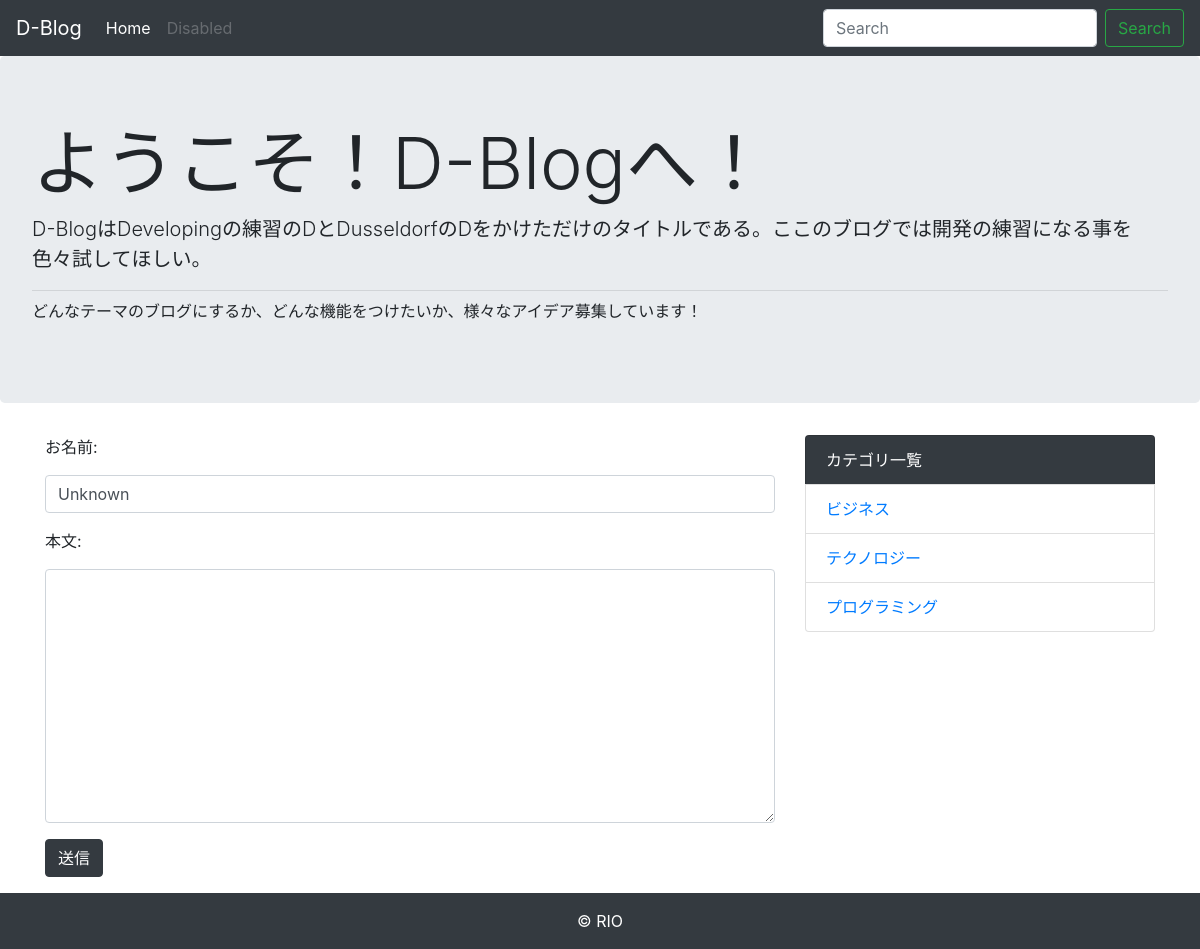
Screenshot of /comment/2/ with the database file from the repository.
### blog/models.py (models this page shows)
class Category(models.Model):
    name = models.CharField('カテゴリ名', max_length= 50)
    created_at = models.DateTimeField('作成日', default=timezone.now)
    def __str__(self):
        return self.name

### blog/views.py (the view, shortened to what this page needs)
# urls.py: path('comment/<int:post_pk>/', views.CommentView.as_view(), name='comment')
class CommentView(generic.CreateView):
    model = Comment
    form_class = CommentCreateForm

### blog/forms.py
class CommentCreateForm(forms.ModelForm):
    def __init__(self, *args, **kwargs):
        super().__init__(*args, **kwargs)
        for field in self.fields.values():
            field.widget.attrs['class'] = 'form-control'
    class Meta:
        model = Comment
        fields = ('name', 'text')

### blog/context_processors.py (called while the page is built)
def common(request):
    context = {
        'category_list': Category.objects.all(),
    }
    return context

### blog/templates/blog/comment_form.html (shortened to what this page needs)
{% extends 'blog/base.html' %}
{% block content %}
<form action="" method="POST">
    {% for field in form %}
    <div class="form-group">
    <label for="{{field.id_for_label}}">{{field.label_tag}}</label>
    {{field}}
    </div>
    {% endfor%}
    <button type='submit' class='btn btn-dark mb-3'>送信</button>
</form>
{% endblock %}

### blog/templates/blog/base.html (shortened to what this page needs)
<!doctype html>
<html lang="ja">
  <head>
    <link rel="stylesheet" href="https://maxcdn.bootstrapcdn.com/bootstrap/4.0.0-beta.2/css/bootstrap.min.css">
  </head>
  <body>
      <nav class="navbar navbar-expand-lg navbar-dark bg-dark">
          <a class="navbar-brand" href="#">D-Blog</a>
          <div class="collapse navbar-collapse" id="navbarSupportedContent">
            <ul class="navbar-nav mr-auto">
              <li class="nav-item active">
                <a class="nav-link" href="{% url 'blog:index' %}">Home</a>
              </li>
              <li class="nav-item">
                <a class="nav-link disabled" href="#">Disabled</a>
              </li>
            </ul>
            <form class="form-inline my-2 my-lg-0" method="GET" action="{% url 'blog:index' %}">
              <input class="form-control mr-sm-2" type="text" placeholder="Search" aria-label="Search" name="keyword">
              <button class="btn btn-outline-success my-2 my-sm-0" type="submit">Search</button>
            </form>
          </div>
        </nav>
        <div class="jumbotron">
            <h1 class="display-3">ようこそ！D-Blogへ！</h1>
            <p class="lead">D-BlogはDevelopingの練習のDとDusseldorfのDをかけただけのタイトルである。ここのブログでは開発の練習になる事を色々試してほしい。</p>
            <hr class="my-2">
            <p>どんなテーマのブログにするか、どんな機能をつけたいか、様々なアイデア募集しています！</p>
        </div>
    <div class="container">
      <div class="row">
        <div class="col-md-8">
            {% block content %}
            {% endblock %}
        </div>
        <div class="col-md-4">
        <ul class="list-group">
            <li class="list-group-item bg-dark text-white">カテゴリ一覧</li>
            {% for category in category_list%}
            <li class="list-group-item"><a href='{%url "blog:category" category.pk%}'>{{category}}</a></li>
            {% endfor %}
          </ul>
        </div>
      </div>
    </div>
    <footer class="bg-dark text-white text-center py-3">
      &copy RIO
    </footer>
  </body>
</html>

### rows the page displays
Category: name "ビジネス"
Category: name "テクノロジー"
Category: name "プログラミング"

### other values shown
{{ field.label_tag }} "お名前:" "本文:"
